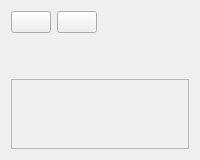
<?xml version="1.0" encoding="UTF-8"?>
<ui version="4.0">
 <class>BrokersPage</class>
 <widget class="QWidget" name="BrokersPage">
  <layout class="QVBoxLayout" name="pageLayout">
   <item>
    <layout class="QHBoxLayout" name="toolLayout">
     <item>
      <widget class="QPushButton" name="applyButton"/>
     </item>
     <item>
      <widget class="QPushButton" name="reloadButton"/>
     </item>
     <item>
      <widget class="QLabel" name="summaryLabel"/>
     </item>
     <item>
      <spacer name="toolSpacer">
       <property name="orientation">
        <enum>Qt::Horizontal</enum>
       </property>
       <property name="sizeHint" stdset="0">
        <size>
         <width>40</width>
         <height>20</height>
        </size>
       </property>
      </spacer>
     </item>
    </layout>
   </item>
   <item>
    <widget class="QLabel" name="messageLabel">
     <property name="wordWrap">
      <bool>true</bool>
     </property>
    </widget>
   </item>
   <item>
    <widget class="QLabel" name="noteLabel">
     <property name="wordWrap">
      <bool>true</bool>
     </property>
    </widget>
   </item>
   <item>
    <widget class="QScrollArea" name="prefsScroll">
     <property name="widgetResizable">
      <bool>true</bool>
     </property>
     <widget class="QWidget" name="prefsBox">
      <layout class="QVBoxLayout" name="prefsLayout"/>
     </widget>
    </widget>
   </item>
  </layout>
 </widget>
 <resources/>
 <connections/>
</ui>
